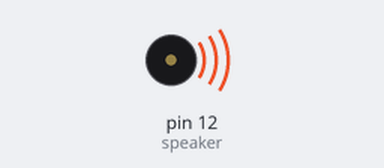
Bench run of a sketch on a simulated Arduino Uno, built with avr-gcc and run on an emulated ATmega328P. Parts: buzzer (waves = sounding). Random numbers use the default seed unless the sketch sets one.

Above: at 0.1 s.
Timing chart, 0 to 40.0 s (numbered marks = the images above):
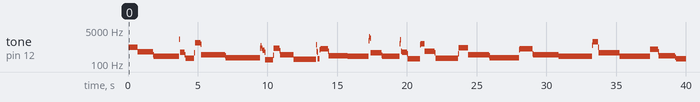

The sketch:

speaker_practice.ino
```cpp
int speaker = 12;// the pin for speaker
void setup() {
pinMode(speaker,OUTPUT); // speaker will make sound
}

void loop() {
 /*
 int rando = int( random(5000,10000) ); // random time for delay
  for(int i = rando ; i>= 0 ; i-=200)  {
digitalWrite(speaker, HIGH); // turn speaker on
delayMicroseconds(i);

digitalWrite(speaker, LOW); // turn speaker off
delayMicroseconds(i);

}

*/

  int rt1 = int(random(100,1000));


  int rt2= int(random(1000,2000));


  int rt3 = int(random(2000,3000));

  int rl = int(random(100, 3000) );

  for(int i= 0; i< rl; i+= 5) {
    digitalWrite(speaker, HIGH); // turn speaker on
    delayMicroseconds(rt1);

    digitalWrite(speaker, LOW); // turn speaker off
    delayMicroseconds(rt1);
  }
  for (int i = 0; i<rl; i+=5) {
    digitalWrite(speaker, HIGH); // turn speaker on
    delayMicroseconds(rt2);

    digitalWrite(speaker, LOW); // turn speaker off
    delayMicroseconds(rt2);

}
  for(int i = 0; i< rl; i+= 5) {
    digitalWrite(speaker, HIGH); // turn speaker on
    delayMicroseconds(rt3);

    digitalWrite(speaker, LOW); // turn speaker off
    delayMicroseconds(rt3);
  }
}
```

Measured:
- by itself, tone on pin 12 (speaker): plays 704 Hz for 0.64 s, 399 Hz for 1.1 s, 287 Hz for 0.04 s, 241 Hz for 1.8 s, 1721 Hz for 0.08 s, 392 Hz for 0.32 s … (71 notes in this stretch)
